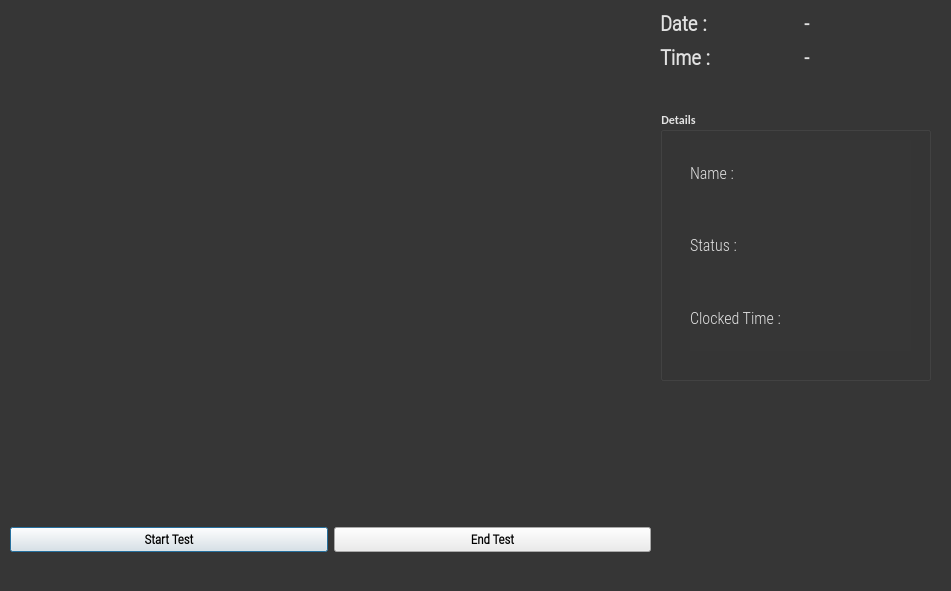
<?xml version="1.0" encoding="UTF-8"?>
<ui version="4.0">
 <class>OutputDialog</class>
 <widget class="QDialog" name="OutputDialog">
  <property name="geometry">
   <rect>
    <x>0</x>
    <y>0</y>
    <width>951</width>
    <height>591</height>
   </rect>
  </property>
  <property name="minimumSize">
   <size>
    <width>0</width>
    <height>0</height>
   </size>
  </property>
  <property name="maximumSize">
   <size>
    <width>1280</width>
    <height>720</height>
   </size>
  </property>
  <property name="font">
   <font>
    <family>Calibri</family>
    <weight>75</weight>
    <bold>true</bold>
   </font>
  </property>
  <property name="windowTitle">
   <string>Face Recognition Attendance App</string>
  </property>
  <property name="windowIcon">
   <iconset>
    <normaloff>:/icon/icon.png</normaloff>:/icon/icon.png</iconset>
  </property>
  <property name="styleSheet">
   <string notr="true">background:rgb(54, 54, 54)</string>
  </property>
  <widget class="QLabel" name="imgLabel">
   <property name="geometry">
    <rect>
     <x>10</x>
     <y>10</y>
     <width>640</width>
     <height>480</height>
    </rect>
   </property>
   <property name="minimumSize">
    <size>
     <width>4</width>
     <height>0</height>
    </size>
   </property>
   <property name="maximumSize">
    <size>
     <width>640</width>
     <height>480</height>
    </size>
   </property>
   <property name="text">
    <string/>
   </property>
  </widget>
  <widget class="QWidget" name="horizontalLayoutWidget">
   <property name="geometry">
    <rect>
     <x>10</x>
     <y>500</y>
     <width>641</width>
     <height>80</height>
    </rect>
   </property>
   <layout class="QHBoxLayout" name="horizontalLayout">
    <item>
     <widget class="QPushButton" name="ClockInButton">
      <property name="font">
       <font>
        <family>Roboto Condensed Light</family>
        <pointsize>10</pointsize>
        <weight>75</weight>
        <bold>true</bold>
       </font>
      </property>
      <property name="styleSheet">
       <string notr="true">background-color: rgb(236, 236, 236);</string>
      </property>
      <property name="text">
       <string>Start Test</string>
      </property>
      <property name="checkable">
       <bool>true</bool>
      </property>
     </widget>
    </item>
    <item>
     <widget class="QPushButton" name="ClockOutButton">
      <property name="font">
       <font>
        <family>Roboto Condensed Light</family>
        <pointsize>10</pointsize>
        <weight>75</weight>
        <bold>true</bold>
       </font>
      </property>
      <property name="styleSheet">
       <string notr="true">background-color: rgb(236, 236, 236);</string>
      </property>
      <property name="text">
       <string>End Test</string>
      </property>
      <property name="checkable">
       <bool>true</bool>
      </property>
     </widget>
    </item>
   </layout>
  </widget>
  <widget class="QWidget" name="gridLayoutWidget">
   <property name="geometry">
    <rect>
     <x>660</x>
     <y>10</y>
     <width>281</width>
     <height>61</height>
    </rect>
   </property>
   <layout class="QGridLayout" name="gridLayout_2">
    <item row="0" column="0">
     <widget class="QLabel" name="label">
      <property name="font">
       <font>
        <family>Roboto Condensed Light</family>
        <pointsize>16</pointsize>
        <weight>75</weight>
        <bold>true</bold>
       </font>
      </property>
      <property name="styleSheet">
       <string notr="true">color:rgb(226, 226, 226)</string>
      </property>
      <property name="text">
       <string>Date :</string>
      </property>
     </widget>
    </item>
    <item row="0" column="1">
     <widget class="QLabel" name="Date_Label">
      <property name="font">
       <font>
        <family>Roboto Condensed Light</family>
        <pointsize>15</pointsize>
        <weight>75</weight>
        <bold>true</bold>
       </font>
      </property>
      <property name="styleSheet">
       <string notr="true">color:rgb(226, 226, 226)</string>
      </property>
      <property name="text">
       <string>-</string>
      </property>
     </widget>
    </item>
    <item row="1" column="0">
     <widget class="QLabel" name="label_2">
      <property name="font">
       <font>
        <family>Roboto Condensed Light</family>
        <pointsize>16</pointsize>
        <weight>75</weight>
        <bold>true</bold>
       </font>
      </property>
      <property name="styleSheet">
       <string notr="true">color:rgb(226, 226, 226)</string>
      </property>
      <property name="text">
       <string>Time :</string>
      </property>
     </widget>
    </item>
    <item row="1" column="1">
     <widget class="QLabel" name="Time_Label">
      <property name="font">
       <font>
        <family>Roboto Condensed Light</family>
        <pointsize>15</pointsize>
        <weight>75</weight>
        <bold>true</bold>
       </font>
      </property>
      <property name="styleSheet">
       <string notr="true">color:rgb(226, 226, 226)</string>
      </property>
      <property name="text">
       <string>-</string>
      </property>
     </widget>
    </item>
   </layout>
  </widget>
  <widget class="QGroupBox" name="groupBox">
   <property name="geometry">
    <rect>
     <x>660</x>
     <y>110</y>
     <width>271</width>
     <height>271</height>
    </rect>
   </property>
   <property name="styleSheet">
    <string notr="true">color:rgb(226, 226, 226)</string>
   </property>
   <property name="title">
    <string>Details</string>
   </property>
   <widget class="QWidget" name="verticalLayoutWidget">
    <property name="geometry">
     <rect>
      <x>30</x>
      <y>30</y>
      <width>114</width>
      <height>211</height>
     </rect>
    </property>
    <layout class="QVBoxLayout" name="verticalLayout">
     <item>
      <widget class="QLabel" name="label_3">
       <property name="font">
        <font>
         <family>Roboto Condensed Light</family>
         <pointsize>12</pointsize>
         <weight>50</weight>
         <bold>false</bold>
        </font>
       </property>
       <property name="styleSheet">
        <string notr="true">color:rgb(226, 226, 226)</string>
       </property>
       <property name="text">
        <string>Name : </string>
       </property>
      </widget>
     </item>
     <item>
      <widget class="QLabel" name="label_4">
       <property name="font">
        <font>
         <family>Roboto Condensed Light</family>
         <pointsize>12</pointsize>
         <weight>50</weight>
         <bold>false</bold>
        </font>
       </property>
       <property name="styleSheet">
        <string notr="true">color:rgb(226, 226, 226)</string>
       </property>
       <property name="text">
        <string>Status :</string>
       </property>
      </widget>
     </item>
     <item>
      <widget class="QLabel" name="label_5">
       <property name="font">
        <font>
         <family>Roboto Condensed Light</family>
         <pointsize>12</pointsize>
         <weight>50</weight>
         <bold>false</bold>
        </font>
       </property>
       <property name="styleSheet">
        <string notr="true">color:rgb(226, 226, 226)</string>
       </property>
       <property name="text">
        <string>Clocked Time : </string>
       </property>
      </widget>
     </item>
    </layout>
   </widget>
   <widget class="QWidget" name="verticalLayoutWidget_2">
    <property name="geometry">
     <rect>
      <x>120</x>
      <y>30</y>
      <width>131</width>
      <height>211</height>
     </rect>
    </property>
    <layout class="QVBoxLayout" name="verticalLayout_2">
     <item>
      <widget class="QLabel" name="NameLabel">
       <property name="font">
        <font>
         <family>Roboto Condensed Light</family>
         <pointsize>12</pointsize>
         <weight>50</weight>
         <bold>false</bold>
        </font>
       </property>
       <property name="styleSheet">
        <string notr="true">color:rgb(226, 226, 226)</string>
       </property>
       <property name="text">
        <string/>
       </property>
      </widget>
     </item>
     <item>
      <widget class="QLabel" name="StatusLabel">
       <property name="font">
        <font>
         <family>Roboto Condensed Light</family>
         <pointsize>12</pointsize>
         <weight>50</weight>
         <bold>false</bold>
        </font>
       </property>
       <property name="styleSheet">
        <string notr="true">color:rgb(226, 226, 226)</string>
       </property>
       <property name="text">
        <string/>
       </property>
      </widget>
     </item>
     <item>
      <layout class="QHBoxLayout" name="horizontalLayout_2">
       <item>
        <widget class="QLabel" name="HoursLabel">
         <property name="font">
          <font>
           <family>Roboto Condensed Light</family>
           <pointsize>12</pointsize>
           <weight>50</weight>
           <bold>false</bold>
          </font>
         </property>
         <property name="styleSheet">
          <string notr="true">color:rgb(226, 226, 226)</string>
         </property>
         <property name="text">
          <string/>
         </property>
        </widget>
       </item>
       <item>
        <widget class="QLabel" name="MinLabel">
         <property name="font">
          <font>
           <family>Roboto Condensed Light</family>
           <pointsize>12</pointsize>
           <weight>50</weight>
           <bold>false</bold>
          </font>
         </property>
         <property name="text">
          <string/>
         </property>
        </widget>
       </item>
      </layout>
     </item>
    </layout>
   </widget>
  </widget>
 </widget>
 <resources/>
 <connections/>
</ui>
